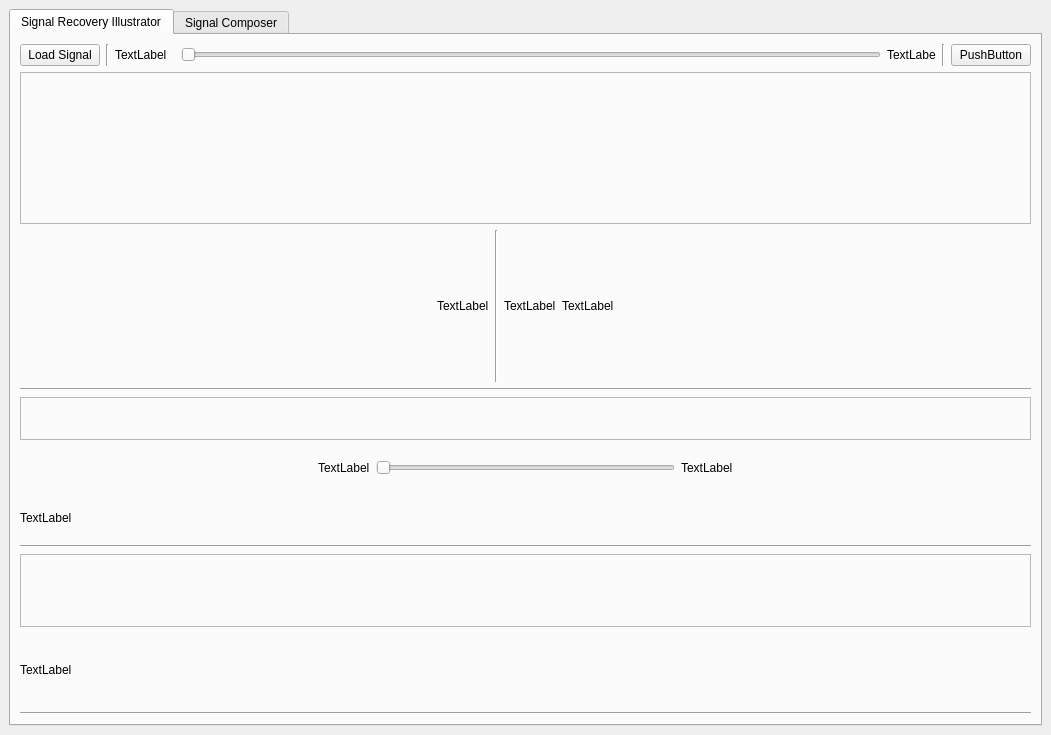
<?xml version="1.0" encoding="UTF-8"?>
<ui version="4.0">
 <class>MainWindow</class>
 <widget class="QMainWindow" name="MainWindow">
  <property name="geometry">
   <rect>
    <x>0</x>
    <y>0</y>
    <width>1041</width>
    <height>735</height>
   </rect>
  </property>
  <property name="sizePolicy">
   <sizepolicy hsizetype="Expanding" vsizetype="Expanding">
    <horstretch>0</horstretch>
    <verstretch>0</verstretch>
   </sizepolicy>
  </property>
  <property name="windowTitle">
   <string>MainWindow</string>
  </property>
  <widget class="QWidget" name="centralwidget">
   <property name="sizePolicy">
    <sizepolicy hsizetype="Expanding" vsizetype="Expanding">
     <horstretch>0</horstretch>
     <verstretch>0</verstretch>
    </sizepolicy>
   </property>
   <layout class="QVBoxLayout" name="verticalLayout">
    <item>
     <widget class="QTabWidget" name="tabWidget">
      <property name="currentIndex">
       <number>0</number>
      </property>
      <widget class="QWidget" name="tab1">
       <attribute name="title">
        <string>Signal Recovery Illustrator</string>
       </attribute>
       <layout class="QVBoxLayout" name="verticalLayout_6">
        <item>
         <layout class="QVBoxLayout" name="layoutTab1">
          <item>
           <layout class="QHBoxLayout" name="horizontalLayout_4">
            <item>
             <widget class="QPushButton" name="btnLoad">
              <property name="text">
               <string>Load Signal</string>
              </property>
             </widget>
            </item>
            <item>
             <widget class="Line" name="line_8">
              <property name="orientation">
               <enum>Qt::Vertical</enum>
              </property>
             </widget>
            </item>
            <item>
             <widget class="QLabel" name="labelNoise">
              <property name="sizePolicy">
               <sizepolicy hsizetype="Fixed" vsizetype="Preferred">
                <horstretch>0</horstretch>
                <verstretch>0</verstretch>
               </sizepolicy>
              </property>
              <property name="minimumSize">
               <size>
                <width>60</width>
                <height>0</height>
               </size>
              </property>
              <property name="text">
               <string>TextLabel</string>
              </property>
             </widget>
            </item>
            <item>
             <widget class="QSlider" name="sliderNoise">
              <property name="sizePolicy">
               <sizepolicy hsizetype="Fixed" vsizetype="Fixed">
                <horstretch>0</horstretch>
                <verstretch>0</verstretch>
               </sizepolicy>
              </property>
              <property name="minimumSize">
               <size>
                <width>700</width>
                <height>0</height>
               </size>
              </property>
              <property name="orientation">
               <enum>Qt::Horizontal</enum>
              </property>
             </widget>
            </item>
            <item>
             <widget class="QLabel" name="labelNoise2">
              <property name="minimumSize">
               <size>
                <width>49</width>
                <height>0</height>
               </size>
              </property>
              <property name="text">
               <string>TextLabel</string>
              </property>
             </widget>
            </item>
            <item>
             <widget class="Line" name="line_6">
              <property name="orientation">
               <enum>Qt::Vertical</enum>
              </property>
             </widget>
            </item>
            <item>
             <widget class="QPushButton" name="btnRemove">
              <property name="text">
               <string>PushButton</string>
              </property>
             </widget>
            </item>
           </layout>
          </item>
          <item>
           <layout class="QVBoxLayout" name="layoutSignal">
            <item>
             <layout class="QHBoxLayout" name="layoutSignalSlider">
              <item>
               <widget class="QFrame" name="frameSignal">
                <property name="frameShape">
                 <enum>QFrame::StyledPanel</enum>
                </property>
                <property name="frameShadow">
                 <enum>QFrame::Raised</enum>
                </property>
               </widget>
              </item>
             </layout>
            </item>
            <item>
             <layout class="QHBoxLayout" name="layoutSlider_4">
              <item>
               <spacer name="horizontalSpacer_7">
                <property name="orientation">
                 <enum>Qt::Horizontal</enum>
                </property>
                <property name="sizeHint" stdset="0">
                 <size>
                  <width>40</width>
                  <height>20</height>
                 </size>
                </property>
               </spacer>
              </item>
              <item>
               <widget class="QLabel" name="labelSignal">
                <property name="text">
                 <string>TextLabel</string>
                </property>
               </widget>
              </item>
              <item>
               <widget class="Line" name="line_2">
                <property name="orientation">
                 <enum>Qt::Vertical</enum>
                </property>
               </widget>
              </item>
              <item>
               <widget class="QLabel" name="labelMax">
                <property name="text">
                 <string>TextLabel</string>
                </property>
               </widget>
              </item>
              <item>
               <widget class="QLabel" name="labelRMax">
                <property name="sizePolicy">
                 <sizepolicy hsizetype="Minimum" vsizetype="Preferred">
                  <horstretch>0</horstretch>
                  <verstretch>0</verstretch>
                 </sizepolicy>
                </property>
                <property name="text">
                 <string>TextLabel</string>
                </property>
               </widget>
              </item>
              <item>
               <spacer name="horizontalSpacer_8">
                <property name="orientation">
                 <enum>Qt::Horizontal</enum>
                </property>
                <property name="sizeHint" stdset="0">
                 <size>
                  <width>40</width>
                  <height>20</height>
                 </size>
                </property>
               </spacer>
              </item>
             </layout>
            </item>
            <item>
             <widget class="Line" name="line">
              <property name="orientation">
               <enum>Qt::Horizontal</enum>
              </property>
             </widget>
            </item>
            <item>
             <layout class="QVBoxLayout" name="verticalLayout_7">
              <item>
               <widget class="QFrame" name="frameSample">
                <property name="frameShape">
                 <enum>QFrame::StyledPanel</enum>
                </property>
                <property name="frameShadow">
                 <enum>QFrame::Raised</enum>
                </property>
               </widget>
              </item>
              <item>
               <layout class="QHBoxLayout" name="horizontalLayout_7">
                <item>
                 <spacer name="horizontalSpacer">
                  <property name="orientation">
                   <enum>Qt::Horizontal</enum>
                  </property>
                  <property name="sizeHint" stdset="0">
                   <size>
                    <width>40</width>
                    <height>20</height>
                   </size>
                  </property>
                 </spacer>
                </item>
                <item>
                 <widget class="QLabel" name="labelSamp">
                  <property name="text">
                   <string>TextLabel</string>
                  </property>
                 </widget>
                </item>
                <item>
                 <widget class="QSlider" name="sliderHz">
                  <property name="orientation">
                   <enum>Qt::Horizontal</enum>
                  </property>
                 </widget>
                </item>
                <item>
                 <widget class="QLabel" name="labelSlider">
                  <property name="text">
                   <string>TextLabel</string>
                  </property>
                 </widget>
                </item>
                <item>
                 <spacer name="horizontalSpacer_2">
                  <property name="orientation">
                   <enum>Qt::Horizontal</enum>
                  </property>
                  <property name="sizeHint" stdset="0">
                   <size>
                    <width>40</width>
                    <height>20</height>
                   </size>
                  </property>
                 </spacer>
                </item>
               </layout>
              </item>
              <item>
               <widget class="QLabel" name="labelSample">
                <property name="text">
                 <string>TextLabel</string>
                </property>
               </widget>
              </item>
              <item>
               <widget class="Line" name="line_7">
                <property name="orientation">
                 <enum>Qt::Horizontal</enum>
                </property>
               </widget>
              </item>
             </layout>
            </item>
            <item>
             <layout class="QVBoxLayout" name="layoutError">
              <item>
               <widget class="QFrame" name="frameError">
                <property name="frameShape">
                 <enum>QFrame::StyledPanel</enum>
                </property>
                <property name="frameShadow">
                 <enum>QFrame::Raised</enum>
                </property>
               </widget>
              </item>
              <item>
               <widget class="QLabel" name="labelError">
                <property name="text">
                 <string>TextLabel</string>
                </property>
               </widget>
              </item>
             </layout>
            </item>
            <item>
             <widget class="Line" name="line_9">
              <property name="orientation">
               <enum>Qt::Horizontal</enum>
              </property>
             </widget>
            </item>
           </layout>
          </item>
         </layout>
        </item>
       </layout>
      </widget>
      <widget class="QWidget" name="tab2">
       <attribute name="title">
        <string>Signal Composer</string>
       </attribute>
       <layout class="QVBoxLayout" name="verticalLayout_14">
        <item>
         <layout class="QVBoxLayout" name="layout4214124">
          <item>
           <layout class="QHBoxLayout" name="horizontalLayout_2">
            <item>
             <layout class="QVBoxLayout" name="verticalLayout_10">
              <item>
               <widget class="QFrame" name="frameBefore">
                <property name="frameShape">
                 <enum>QFrame::StyledPanel</enum>
                </property>
                <property name="frameShadow">
                 <enum>QFrame::Raised</enum>
                </property>
               </widget>
              </item>
              <item>
               <widget class="Line" name="line_10">
                <property name="orientation">
                 <enum>Qt::Horizontal</enum>
                </property>
               </widget>
              </item>
              <item>
               <widget class="QFrame" name="frameAfter">
                <property name="frameShape">
                 <enum>QFrame::StyledPanel</enum>
                </property>
                <property name="frameShadow">
                 <enum>QFrame::Raised</enum>
                </property>
               </widget>
              </item>
             </layout>
            </item>
            <item>
             <layout class="QVBoxLayout" name="verticalLayout_13">
              <item>
               <widget class="QWidget" name="widgetBefore" native="true">
                <property name="sizePolicy">
                 <sizepolicy hsizetype="Minimum" vsizetype="Minimum">
                  <horstretch>0</horstretch>
                  <verstretch>0</verstretch>
                 </sizepolicy>
                </property>
                <layout class="QVBoxLayout" name="verticalLayout_12">
                 <item>
                  <layout class="QVBoxLayout" name="verticalLayout_4">
                   <item>
                    <layout class="QHBoxLayout" name="horizontalLayout">
                     <item>
                      <layout class="QVBoxLayout" name="verticalLayout_2">
                       <item>
                        <widget class="QLabel" name="labelName">
                         <property name="text">
                          <string>TextLabel</string>
                         </property>
                        </widget>
                       </item>
                       <item>
                        <widget class="QLabel" name="labelFreq">
                         <property name="text">
                          <string>TextLabel</string>
                         </property>
                        </widget>
                       </item>
                       <item>
                        <widget class="QLabel" name="labelAmp">
                         <property name="text">
                          <string>TextLabel</string>
                         </property>
                        </widget>
                       </item>
                       <item>
                        <widget class="QLabel" name="labelPhase">
                         <property name="text">
                          <string>TextLabel</string>
                         </property>
                        </widget>
                       </item>
                      </layout>
                     </item>
                     <item>
                      <layout class="QVBoxLayout" name="verticalLayout_3">
                       <item>
                        <widget class="QLineEdit" name="editName">
                         <property name="sizePolicy">
                          <sizepolicy hsizetype="Minimum" vsizetype="Fixed">
                           <horstretch>0</horstretch>
                           <verstretch>0</verstretch>
                          </sizepolicy>
                         </property>
                        </widget>
                       </item>
                       <item>
                        <widget class="QLineEdit" name="editFreq">
                         <property name="sizePolicy">
                          <sizepolicy hsizetype="Minimum" vsizetype="Fixed">
                           <horstretch>0</horstretch>
                           <verstretch>0</verstretch>
                          </sizepolicy>
                         </property>
                        </widget>
                       </item>
                       <item>
                        <widget class="QLineEdit" name="editAmp">
                         <property name="sizePolicy">
                          <sizepolicy hsizetype="Minimum" vsizetype="Fixed">
                           <horstretch>0</horstretch>
                           <verstretch>0</verstretch>
                          </sizepolicy>
                         </property>
                        </widget>
                       </item>
                       <item>
                        <widget class="QLineEdit" name="editPhase">
                         <property name="sizePolicy">
                          <sizepolicy hsizetype="Minimum" vsizetype="Fixed">
                           <horstretch>0</horstretch>
                           <verstretch>0</verstretch>
                          </sizepolicy>
                         </property>
                        </widget>
                       </item>
                      </layout>
                     </item>
                    </layout>
                   </item>
                   <item>
                    <layout class="QHBoxLayout" name="horizontalLayout_3">
                     <item>
                      <widget class="QPushButton" name="btnAdd">
                       <property name="text">
                        <string>Load Signal</string>
                       </property>
                      </widget>
                     </item>
                     <item>
                      <widget class="QPushButton" name="btnCreate">
                       <property name="text">
                        <string>Load Signal</string>
                       </property>
                      </widget>
                     </item>
                    </layout>
                   </item>
                   <item>
                    <spacer name="verticalSpacer">
                     <property name="orientation">
                      <enum>Qt::Vertical</enum>
                     </property>
                     <property name="sizeType">
                      <enum>QSizePolicy::Fixed</enum>
                     </property>
                     <property name="sizeHint" stdset="0">
                      <size>
                       <width>20</width>
                       <height>100</height>
                      </size>
                     </property>
                    </spacer>
                   </item>
                  </layout>
                 </item>
                 <item>
                  <widget class="QWidget" name="widgetAfter" native="true">
                   <property name="sizePolicy">
                    <sizepolicy hsizetype="Minimum" vsizetype="Fixed">
                     <horstretch>0</horstretch>
                     <verstretch>0</verstretch>
                    </sizepolicy>
                   </property>
                   <property name="minimumSize">
                    <size>
                     <width>0</width>
                     <height>0</height>
                    </size>
                   </property>
                   <property name="maximumSize">
                    <size>
                     <width>16777215</width>
                     <height>137</height>
                    </size>
                   </property>
                   <layout class="QVBoxLayout" name="verticalLayout_11">
                    <item>
                     <layout class="QVBoxLayout" name="verticalLayout_9">
                      <item>
                       <layout class="QHBoxLayout" name="horizontalLayout_5">
                        <item>
                         <layout class="QVBoxLayout" name="verticalLayout_5">
                          <item>
                           <widget class="QLabel" name="labelRFreq">
                            <property name="text">
                             <string>TextLabel</string>
                            </property>
                           </widget>
                          </item>
                         </layout>
                        </item>
                        <item>
                         <layout class="QVBoxLayout" name="verticalLayout_8">
                          <item>
                           <widget class="QLabel" name="labelRRFreq">
                            <property name="text">
                             <string>TextLabel</string>
                            </property>
                           </widget>
                          </item>
                         </layout>
                        </item>
                       </layout>
                      </item>
                      <item>
                       <layout class="QHBoxLayout" name="horizontalLayout_6">
                        <item>
                         <widget class="QComboBox" name="signal_composer"/>
                        </item>
                        <item>
                         <widget class="QPushButton" name="btnRemove2">
                          <property name="text">
                           <string>Load Signal</string>
                          </property>
                         </widget>
                        </item>
                       </layout>
                      </item>
                     </layout>
                    </item>
                    <item>
                     <widget class="QPushButton" name="btnConfirm">
                      <property name="text">
                       <string>Load Signal</string>
                      </property>
                     </widget>
                    </item>
                   </layout>
                  </widget>
                 </item>
                </layout>
               </widget>
              </item>
             </layout>
            </item>
           </layout>
          </item>
          <item>
           <widget class="Line" name="line_5">
            <property name="orientation">
             <enum>Qt::Horizontal</enum>
            </property>
           </widget>
          </item>
         </layout>
        </item>
       </layout>
      </widget>
     </widget>
    </item>
   </layout>
  </widget>
  <action name="actionOpen">
   <property name="text">
    <string>Signal</string>
   </property>
  </action>
 </widget>
 <resources/>
 <connections/>
</ui>
